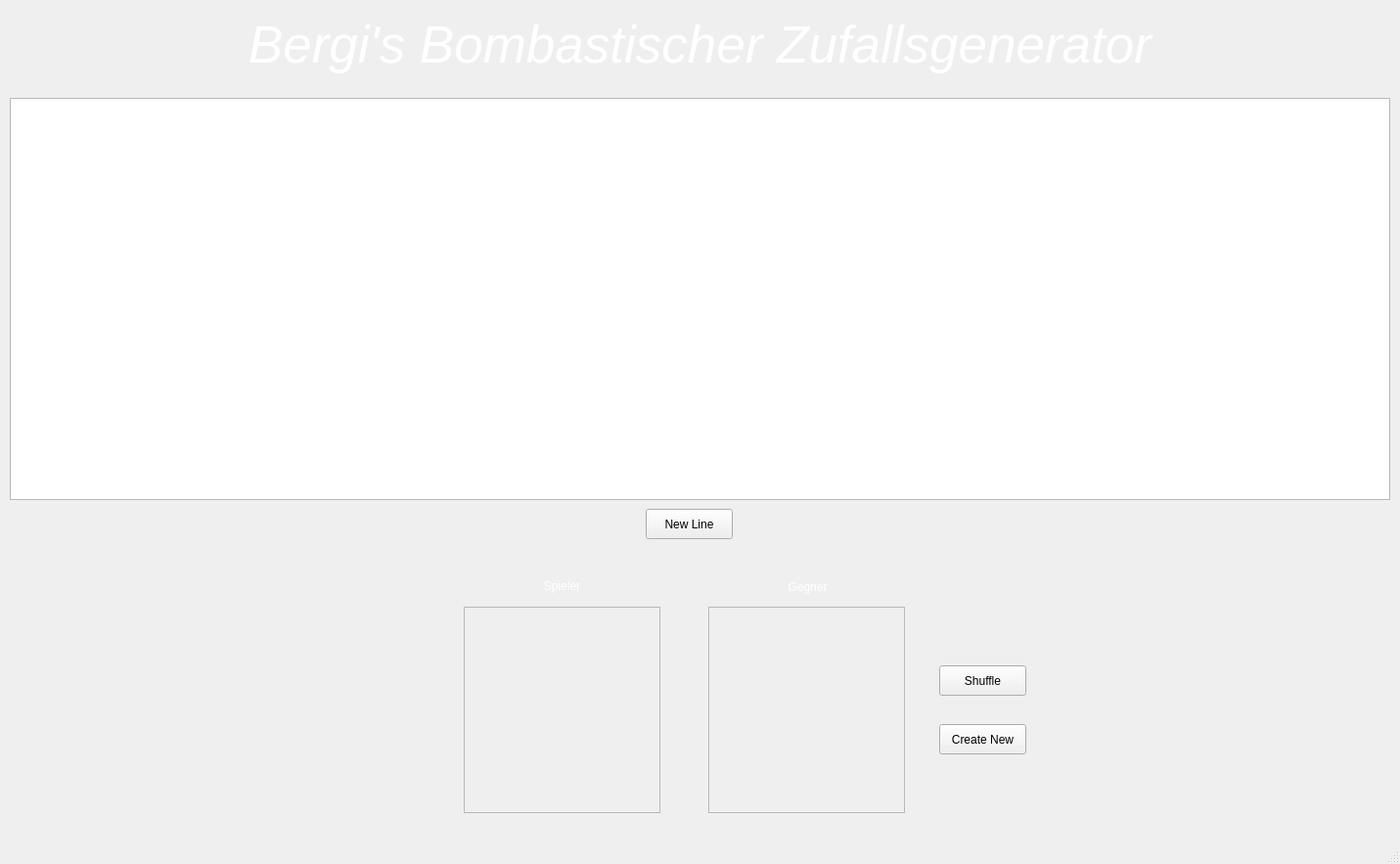
<?xml version="1.0" encoding="UTF-8"?>
<ui version="4.0">
 <class>MainWindow</class>
 <widget class="QMainWindow" name="MainWindow">
  <property name="geometry">
   <rect>
    <x>0</x>
    <y>0</y>
    <width>1431</width>
    <height>883</height>
   </rect>
  </property>
  <property name="windowTitle">
   <string>Bergi's Bombastischer Zufallsgenerator</string>
  </property>
  <widget class="QWidget" name="centralwidget">
   <widget class="QPushButton" name="create_new">
    <property name="geometry">
     <rect>
      <x>960</x>
      <y>740</y>
      <width>89</width>
      <height>31</height>
     </rect>
    </property>
    <property name="text">
     <string>Create New</string>
    </property>
   </widget>
   <widget class="QScrollArea" name="scrollarea_player">
    <property name="geometry">
     <rect>
      <x>474</x>
      <y>620</y>
      <width>201</width>
      <height>211</height>
     </rect>
    </property>
    <property name="widgetResizable">
     <bool>true</bool>
    </property>
    <widget class="QWidget" name="scrollAreaWidgetContents">
     <property name="geometry">
      <rect>
       <x>0</x>
       <y>0</y>
       <width>199</width>
       <height>209</height>
      </rect>
     </property>
     <layout class="QVBoxLayout" name="verticalLayout"/>
    </widget>
   </widget>
   <widget class="QScrollArea" name="scrollarea_npc">
    <property name="geometry">
     <rect>
      <x>724</x>
      <y>620</y>
      <width>201</width>
      <height>211</height>
     </rect>
    </property>
    <property name="widgetResizable">
     <bool>true</bool>
    </property>
    <widget class="QWidget" name="scrollAreaWidgetContents_2">
     <property name="geometry">
      <rect>
       <x>0</x>
       <y>0</y>
       <width>199</width>
       <height>209</height>
      </rect>
     </property>
     <layout class="QVBoxLayout" name="verticalLayout_2"/>
    </widget>
   </widget>
   <widget class="QPushButton" name="shuffle_button">
    <property name="geometry">
     <rect>
      <x>960</x>
      <y>680</y>
      <width>89</width>
      <height>31</height>
     </rect>
    </property>
    <property name="text">
     <string>Shuffle</string>
    </property>
   </widget>
   <widget class="QTableWidget" name="output_table">
    <property name="geometry">
     <rect>
      <x>10</x>
      <y>100</y>
      <width>1411</width>
      <height>411</height>
     </rect>
    </property>
    <property name="acceptDrops">
     <bool>true</bool>
    </property>
    <property name="tabKeyNavigation">
     <bool>false</bool>
    </property>
    <property name="showDropIndicator" stdset="0">
     <bool>false</bool>
    </property>
    <property name="dragEnabled">
     <bool>false</bool>
    </property>
    <property name="dragDropOverwriteMode">
     <bool>false</bool>
    </property>
    <property name="dragDropMode">
     <enum>QAbstractItemView::InternalMove</enum>
    </property>
    <property name="defaultDropAction">
     <enum>Qt::IgnoreAction</enum>
    </property>
    <property name="selectionMode">
     <enum>QAbstractItemView::NoSelection</enum>
    </property>
    <property name="selectionBehavior">
     <enum>QAbstractItemView::SelectRows</enum>
    </property>
    <property name="textElideMode">
     <enum>Qt::ElideLeft</enum>
    </property>
    <attribute name="horizontalHeaderVisible">
     <bool>true</bool>
    </attribute>
    <attribute name="horizontalHeaderCascadingSectionResizes">
     <bool>false</bool>
    </attribute>
    <attribute name="horizontalHeaderMinimumSectionSize">
     <number>100</number>
    </attribute>
    <attribute name="horizontalHeaderDefaultSectionSize">
     <number>100</number>
    </attribute>
    <attribute name="horizontalHeaderStretchLastSection">
     <bool>false</bool>
    </attribute>
    <attribute name="verticalHeaderVisible">
     <bool>false</bool>
    </attribute>
    <attribute name="verticalHeaderMinimumSectionSize">
     <number>30</number>
    </attribute>
   </widget>
   <widget class="QLabel" name="label">
    <property name="geometry">
     <rect>
      <x>474</x>
      <y>590</y>
      <width>201</width>
      <height>17</height>
     </rect>
    </property>
    <property name="palette">
     <palette>
      <active>
       <colorrole role="WindowText">
        <brush brushstyle="SolidPattern">
         <color alpha="255">
          <red>255</red>
          <green>255</green>
          <blue>255</blue>
         </color>
        </brush>
       </colorrole>
       <colorrole role="Button">
        <brush brushstyle="SolidPattern">
         <color alpha="255">
          <red>255</red>
          <green>255</green>
          <blue>255</blue>
         </color>
        </brush>
       </colorrole>
       <colorrole role="Light">
        <brush brushstyle="SolidPattern">
         <color alpha="255">
          <red>255</red>
          <green>255</green>
          <blue>255</blue>
         </color>
        </brush>
       </colorrole>
       <colorrole role="Midlight">
        <brush brushstyle="SolidPattern">
         <color alpha="255">
          <red>255</red>
          <green>255</green>
          <blue>255</blue>
         </color>
        </brush>
       </colorrole>
       <colorrole role="Dark">
        <brush brushstyle="SolidPattern">
         <color alpha="255">
          <red>127</red>
          <green>127</green>
          <blue>127</blue>
         </color>
        </brush>
       </colorrole>
       <colorrole role="Mid">
        <brush brushstyle="SolidPattern">
         <color alpha="255">
          <red>170</red>
          <green>170</green>
          <blue>170</blue>
         </color>
        </brush>
       </colorrole>
       <colorrole role="Text">
        <brush brushstyle="SolidPattern">
         <color alpha="255">
          <red>0</red>
          <green>0</green>
          <blue>0</blue>
         </color>
        </brush>
       </colorrole>
       <colorrole role="BrightText">
        <brush brushstyle="SolidPattern">
         <color alpha="255">
          <red>255</red>
          <green>255</green>
          <blue>255</blue>
         </color>
        </brush>
       </colorrole>
       <colorrole role="ButtonText">
        <brush brushstyle="SolidPattern">
         <color alpha="255">
          <red>0</red>
          <green>0</green>
          <blue>0</blue>
         </color>
        </brush>
       </colorrole>
       <colorrole role="Base">
        <brush brushstyle="SolidPattern">
         <color alpha="255">
          <red>255</red>
          <green>255</green>
          <blue>255</blue>
         </color>
        </brush>
       </colorrole>
       <colorrole role="Window">
        <brush brushstyle="SolidPattern">
         <color alpha="255">
          <red>255</red>
          <green>255</green>
          <blue>255</blue>
         </color>
        </brush>
       </colorrole>
       <colorrole role="Shadow">
        <brush brushstyle="SolidPattern">
         <color alpha="255">
          <red>0</red>
          <green>0</green>
          <blue>0</blue>
         </color>
        </brush>
       </colorrole>
       <colorrole role="AlternateBase">
        <brush brushstyle="SolidPattern">
         <color alpha="255">
          <red>255</red>
          <green>255</green>
          <blue>255</blue>
         </color>
        </brush>
       </colorrole>
       <colorrole role="ToolTipBase">
        <brush brushstyle="SolidPattern">
         <color alpha="255">
          <red>255</red>
          <green>255</green>
          <blue>220</blue>
         </color>
        </brush>
       </colorrole>
       <colorrole role="ToolTipText">
        <brush brushstyle="SolidPattern">
         <color alpha="255">
          <red>0</red>
          <green>0</green>
          <blue>0</blue>
         </color>
        </brush>
       </colorrole>
       <colorrole role="PlaceholderText">
        <brush brushstyle="SolidPattern">
         <color alpha="128">
          <red>0</red>
          <green>0</green>
          <blue>0</blue>
         </color>
        </brush>
       </colorrole>
      </active>
      <inactive>
       <colorrole role="WindowText">
        <brush brushstyle="SolidPattern">
         <color alpha="255">
          <red>255</red>
          <green>255</green>
          <blue>255</blue>
         </color>
        </brush>
       </colorrole>
       <colorrole role="Button">
        <brush brushstyle="SolidPattern">
         <color alpha="255">
          <red>255</red>
          <green>255</green>
          <blue>255</blue>
         </color>
        </brush>
       </colorrole>
       <colorrole role="Light">
        <brush brushstyle="SolidPattern">
         <color alpha="255">
          <red>255</red>
          <green>255</green>
          <blue>255</blue>
         </color>
        </brush>
       </colorrole>
       <colorrole role="Midlight">
        <brush brushstyle="SolidPattern">
         <color alpha="255">
          <red>255</red>
          <green>255</green>
          <blue>255</blue>
         </color>
        </brush>
       </colorrole>
       <colorrole role="Dark">
        <brush brushstyle="SolidPattern">
         <color alpha="255">
          <red>127</red>
          <green>127</green>
          <blue>127</blue>
         </color>
        </brush>
       </colorrole>
       <colorrole role="Mid">
        <brush brushstyle="SolidPattern">
         <color alpha="255">
          <red>170</red>
          <green>170</green>
          <blue>170</blue>
         </color>
        </brush>
       </colorrole>
       <colorrole role="Text">
        <brush brushstyle="SolidPattern">
         <color alpha="255">
          <red>0</red>
          <green>0</green>
          <blue>0</blue>
         </color>
        </brush>
       </colorrole>
       <colorrole role="BrightText">
        <brush brushstyle="SolidPattern">
         <color alpha="255">
          <red>255</red>
          <green>255</green>
          <blue>255</blue>
         </color>
        </brush>
       </colorrole>
       <colorrole role="ButtonText">
        <brush brushstyle="SolidPattern">
         <color alpha="255">
          <red>0</red>
          <green>0</green>
          <blue>0</blue>
         </color>
        </brush>
       </colorrole>
       <colorrole role="Base">
        <brush brushstyle="SolidPattern">
         <color alpha="255">
          <red>255</red>
          <green>255</green>
          <blue>255</blue>
         </color>
        </brush>
       </colorrole>
       <colorrole role="Window">
        <brush brushstyle="SolidPattern">
         <color alpha="255">
          <red>255</red>
          <green>255</green>
          <blue>255</blue>
         </color>
        </brush>
       </colorrole>
       <colorrole role="Shadow">
        <brush brushstyle="SolidPattern">
         <color alpha="255">
          <red>0</red>
          <green>0</green>
          <blue>0</blue>
         </color>
        </brush>
       </colorrole>
       <colorrole role="AlternateBase">
        <brush brushstyle="SolidPattern">
         <color alpha="255">
          <red>255</red>
          <green>255</green>
          <blue>255</blue>
         </color>
        </brush>
       </colorrole>
       <colorrole role="ToolTipBase">
        <brush brushstyle="SolidPattern">
         <color alpha="255">
          <red>255</red>
          <green>255</green>
          <blue>220</blue>
         </color>
        </brush>
       </colorrole>
       <colorrole role="ToolTipText">
        <brush brushstyle="SolidPattern">
         <color alpha="255">
          <red>0</red>
          <green>0</green>
          <blue>0</blue>
         </color>
        </brush>
       </colorrole>
       <colorrole role="PlaceholderText">
        <brush brushstyle="SolidPattern">
         <color alpha="128">
          <red>0</red>
          <green>0</green>
          <blue>0</blue>
         </color>
        </brush>
       </colorrole>
      </inactive>
      <disabled>
       <colorrole role="WindowText">
        <brush brushstyle="SolidPattern">
         <color alpha="255">
          <red>127</red>
          <green>127</green>
          <blue>127</blue>
         </color>
        </brush>
       </colorrole>
       <colorrole role="Button">
        <brush brushstyle="SolidPattern">
         <color alpha="255">
          <red>255</red>
          <green>255</green>
          <blue>255</blue>
         </color>
        </brush>
       </colorrole>
       <colorrole role="Light">
        <brush brushstyle="SolidPattern">
         <color alpha="255">
          <red>255</red>
          <green>255</green>
          <blue>255</blue>
         </color>
        </brush>
       </colorrole>
       <colorrole role="Midlight">
        <brush brushstyle="SolidPattern">
         <color alpha="255">
          <red>255</red>
          <green>255</green>
          <blue>255</blue>
         </color>
        </brush>
       </colorrole>
       <colorrole role="Dark">
        <brush brushstyle="SolidPattern">
         <color alpha="255">
          <red>127</red>
          <green>127</green>
          <blue>127</blue>
         </color>
        </brush>
       </colorrole>
       <colorrole role="Mid">
        <brush brushstyle="SolidPattern">
         <color alpha="255">
          <red>170</red>
          <green>170</green>
          <blue>170</blue>
         </color>
        </brush>
       </colorrole>
       <colorrole role="Text">
        <brush brushstyle="SolidPattern">
         <color alpha="255">
          <red>127</red>
          <green>127</green>
          <blue>127</blue>
         </color>
        </brush>
       </colorrole>
       <colorrole role="BrightText">
        <brush brushstyle="SolidPattern">
         <color alpha="255">
          <red>255</red>
          <green>255</green>
          <blue>255</blue>
         </color>
        </brush>
       </colorrole>
       <colorrole role="ButtonText">
        <brush brushstyle="SolidPattern">
         <color alpha="255">
          <red>127</red>
          <green>127</green>
          <blue>127</blue>
         </color>
        </brush>
       </colorrole>
       <colorrole role="Base">
        <brush brushstyle="SolidPattern">
         <color alpha="255">
          <red>255</red>
          <green>255</green>
          <blue>255</blue>
         </color>
        </brush>
       </colorrole>
       <colorrole role="Window">
        <brush brushstyle="SolidPattern">
         <color alpha="255">
          <red>255</red>
          <green>255</green>
          <blue>255</blue>
         </color>
        </brush>
       </colorrole>
       <colorrole role="Shadow">
        <brush brushstyle="SolidPattern">
         <color alpha="255">
          <red>0</red>
          <green>0</green>
          <blue>0</blue>
         </color>
        </brush>
       </colorrole>
       <colorrole role="AlternateBase">
        <brush brushstyle="SolidPattern">
         <color alpha="255">
          <red>255</red>
          <green>255</green>
          <blue>255</blue>
         </color>
        </brush>
       </colorrole>
       <colorrole role="ToolTipBase">
        <brush brushstyle="SolidPattern">
         <color alpha="255">
          <red>255</red>
          <green>255</green>
          <blue>220</blue>
         </color>
        </brush>
       </colorrole>
       <colorrole role="ToolTipText">
        <brush brushstyle="SolidPattern">
         <color alpha="255">
          <red>0</red>
          <green>0</green>
          <blue>0</blue>
         </color>
        </brush>
       </colorrole>
       <colorrole role="PlaceholderText">
        <brush brushstyle="SolidPattern">
         <color alpha="128">
          <red>0</red>
          <green>0</green>
          <blue>0</blue>
         </color>
        </brush>
       </colorrole>
      </disabled>
     </palette>
    </property>
    <property name="text">
     <string>Spieler</string>
    </property>
    <property name="alignment">
     <set>Qt::AlignCenter</set>
    </property>
   </widget>
   <widget class="QLabel" name="label_2">
    <property name="geometry">
     <rect>
      <x>730</x>
      <y>590</y>
      <width>191</width>
      <height>20</height>
     </rect>
    </property>
    <property name="palette">
     <palette>
      <active>
       <colorrole role="WindowText">
        <brush brushstyle="SolidPattern">
         <color alpha="255">
          <red>255</red>
          <green>255</green>
          <blue>255</blue>
         </color>
        </brush>
       </colorrole>
       <colorrole role="Button">
        <brush brushstyle="SolidPattern">
         <color alpha="255">
          <red>255</red>
          <green>255</green>
          <blue>255</blue>
         </color>
        </brush>
       </colorrole>
       <colorrole role="Light">
        <brush brushstyle="SolidPattern">
         <color alpha="255">
          <red>255</red>
          <green>255</green>
          <blue>255</blue>
         </color>
        </brush>
       </colorrole>
       <colorrole role="Midlight">
        <brush brushstyle="SolidPattern">
         <color alpha="255">
          <red>255</red>
          <green>255</green>
          <blue>255</blue>
         </color>
        </brush>
       </colorrole>
       <colorrole role="Dark">
        <brush brushstyle="SolidPattern">
         <color alpha="255">
          <red>127</red>
          <green>127</green>
          <blue>127</blue>
         </color>
        </brush>
       </colorrole>
       <colorrole role="Mid">
        <brush brushstyle="SolidPattern">
         <color alpha="255">
          <red>170</red>
          <green>170</green>
          <blue>170</blue>
         </color>
        </brush>
       </colorrole>
       <colorrole role="Text">
        <brush brushstyle="SolidPattern">
         <color alpha="255">
          <red>0</red>
          <green>0</green>
          <blue>0</blue>
         </color>
        </brush>
       </colorrole>
       <colorrole role="BrightText">
        <brush brushstyle="SolidPattern">
         <color alpha="255">
          <red>255</red>
          <green>255</green>
          <blue>255</blue>
         </color>
        </brush>
       </colorrole>
       <colorrole role="ButtonText">
        <brush brushstyle="SolidPattern">
         <color alpha="255">
          <red>0</red>
          <green>0</green>
          <blue>0</blue>
         </color>
        </brush>
       </colorrole>
       <colorrole role="Base">
        <brush brushstyle="SolidPattern">
         <color alpha="255">
          <red>255</red>
          <green>255</green>
          <blue>255</blue>
         </color>
        </brush>
       </colorrole>
       <colorrole role="Window">
        <brush brushstyle="SolidPattern">
         <color alpha="255">
          <red>255</red>
          <green>255</green>
          <blue>255</blue>
         </color>
        </brush>
       </colorrole>
       <colorrole role="Shadow">
        <brush brushstyle="SolidPattern">
         <color alpha="255">
          <red>0</red>
          <green>0</green>
          <blue>0</blue>
         </color>
        </brush>
       </colorrole>
       <colorrole role="AlternateBase">
        <brush brushstyle="SolidPattern">
         <color alpha="255">
          <red>255</red>
          <green>255</green>
          <blue>255</blue>
         </color>
        </brush>
       </colorrole>
       <colorrole role="ToolTipBase">
        <brush brushstyle="SolidPattern">
         <color alpha="255">
          <red>255</red>
          <green>255</green>
          <blue>220</blue>
         </color>
        </brush>
       </colorrole>
       <colorrole role="ToolTipText">
        <brush brushstyle="SolidPattern">
         <color alpha="255">
          <red>0</red>
          <green>0</green>
          <blue>0</blue>
         </color>
        </brush>
       </colorrole>
       <colorrole role="PlaceholderText">
        <brush brushstyle="SolidPattern">
         <color alpha="128">
          <red>0</red>
          <green>0</green>
          <blue>0</blue>
         </color>
        </brush>
       </colorrole>
      </active>
      <inactive>
       <colorrole role="WindowText">
        <brush brushstyle="SolidPattern">
         <color alpha="255">
          <red>255</red>
          <green>255</green>
          <blue>255</blue>
         </color>
        </brush>
       </colorrole>
       <colorrole role="Button">
        <brush brushstyle="SolidPattern">
         <color alpha="255">
          <red>255</red>
          <green>255</green>
          <blue>255</blue>
         </color>
        </brush>
       </colorrole>
       <colorrole role="Light">
        <brush brushstyle="SolidPattern">
         <color alpha="255">
          <red>255</red>
          <green>255</green>
          <blue>255</blue>
         </color>
        </brush>
       </colorrole>
       <colorrole role="Midlight">
        <brush brushstyle="SolidPattern">
         <color alpha="255">
          <red>255</red>
          <green>255</green>
          <blue>255</blue>
         </color>
        </brush>
       </colorrole>
       <colorrole role="Dark">
        <brush brushstyle="SolidPattern">
         <color alpha="255">
          <red>127</red>
          <green>127</green>
          <blue>127</blue>
         </color>
        </brush>
       </colorrole>
       <colorrole role="Mid">
        <brush brushstyle="SolidPattern">
         <color alpha="255">
          <red>170</red>
          <green>170</green>
          <blue>170</blue>
         </color>
        </brush>
       </colorrole>
       <colorrole role="Text">
        <brush brushstyle="SolidPattern">
         <color alpha="255">
          <red>0</red>
          <green>0</green>
          <blue>0</blue>
         </color>
        </brush>
       </colorrole>
       <colorrole role="BrightText">
        <brush brushstyle="SolidPattern">
         <color alpha="255">
          <red>255</red>
          <green>255</green>
          <blue>255</blue>
         </color>
        </brush>
       </colorrole>
       <colorrole role="ButtonText">
        <brush brushstyle="SolidPattern">
         <color alpha="255">
          <red>0</red>
          <green>0</green>
          <blue>0</blue>
         </color>
        </brush>
       </colorrole>
       <colorrole role="Base">
        <brush brushstyle="SolidPattern">
         <color alpha="255">
          <red>255</red>
          <green>255</green>
          <blue>255</blue>
         </color>
        </brush>
       </colorrole>
       <colorrole role="Window">
        <brush brushstyle="SolidPattern">
         <color alpha="255">
          <red>255</red>
          <green>255</green>
          <blue>255</blue>
         </color>
        </brush>
       </colorrole>
       <colorrole role="Shadow">
        <brush brushstyle="SolidPattern">
         <color alpha="255">
          <red>0</red>
          <green>0</green>
          <blue>0</blue>
         </color>
        </brush>
       </colorrole>
       <colorrole role="AlternateBase">
        <brush brushstyle="SolidPattern">
         <color alpha="255">
          <red>255</red>
          <green>255</green>
          <blue>255</blue>
         </color>
        </brush>
       </colorrole>
       <colorrole role="ToolTipBase">
        <brush brushstyle="SolidPattern">
         <color alpha="255">
          <red>255</red>
          <green>255</green>
          <blue>220</blue>
         </color>
        </brush>
       </colorrole>
       <colorrole role="ToolTipText">
        <brush brushstyle="SolidPattern">
         <color alpha="255">
          <red>0</red>
          <green>0</green>
          <blue>0</blue>
         </color>
        </brush>
       </colorrole>
       <colorrole role="PlaceholderText">
        <brush brushstyle="SolidPattern">
         <color alpha="128">
          <red>0</red>
          <green>0</green>
          <blue>0</blue>
         </color>
        </brush>
       </colorrole>
      </inactive>
      <disabled>
       <colorrole role="WindowText">
        <brush brushstyle="SolidPattern">
         <color alpha="255">
          <red>127</red>
          <green>127</green>
          <blue>127</blue>
         </color>
        </brush>
       </colorrole>
       <colorrole role="Button">
        <brush brushstyle="SolidPattern">
         <color alpha="255">
          <red>255</red>
          <green>255</green>
          <blue>255</blue>
         </color>
        </brush>
       </colorrole>
       <colorrole role="Light">
        <brush brushstyle="SolidPattern">
         <color alpha="255">
          <red>255</red>
          <green>255</green>
          <blue>255</blue>
         </color>
        </brush>
       </colorrole>
       <colorrole role="Midlight">
        <brush brushstyle="SolidPattern">
         <color alpha="255">
          <red>255</red>
          <green>255</green>
          <blue>255</blue>
         </color>
        </brush>
       </colorrole>
       <colorrole role="Dark">
        <brush brushstyle="SolidPattern">
         <color alpha="255">
          <red>127</red>
          <green>127</green>
          <blue>127</blue>
         </color>
        </brush>
       </colorrole>
       <colorrole role="Mid">
        <brush brushstyle="SolidPattern">
         <color alpha="255">
          <red>170</red>
          <green>170</green>
          <blue>170</blue>
         </color>
        </brush>
       </colorrole>
       <colorrole role="Text">
        <brush brushstyle="SolidPattern">
         <color alpha="255">
          <red>127</red>
          <green>127</green>
          <blue>127</blue>
         </color>
        </brush>
       </colorrole>
       <colorrole role="BrightText">
        <brush brushstyle="SolidPattern">
         <color alpha="255">
          <red>255</red>
          <green>255</green>
          <blue>255</blue>
         </color>
        </brush>
       </colorrole>
       <colorrole role="ButtonText">
        <brush brushstyle="SolidPattern">
         <color alpha="255">
          <red>127</red>
          <green>127</green>
          <blue>127</blue>
         </color>
        </brush>
       </colorrole>
       <colorrole role="Base">
        <brush brushstyle="SolidPattern">
         <color alpha="255">
          <red>255</red>
          <green>255</green>
          <blue>255</blue>
         </color>
        </brush>
       </colorrole>
       <colorrole role="Window">
        <brush brushstyle="SolidPattern">
         <color alpha="255">
          <red>255</red>
          <green>255</green>
          <blue>255</blue>
         </color>
        </brush>
       </colorrole>
       <colorrole role="Shadow">
        <brush brushstyle="SolidPattern">
         <color alpha="255">
          <red>0</red>
          <green>0</green>
          <blue>0</blue>
         </color>
        </brush>
       </colorrole>
       <colorrole role="AlternateBase">
        <brush brushstyle="SolidPattern">
         <color alpha="255">
          <red>255</red>
          <green>255</green>
          <blue>255</blue>
         </color>
        </brush>
       </colorrole>
       <colorrole role="ToolTipBase">
        <brush brushstyle="SolidPattern">
         <color alpha="255">
          <red>255</red>
          <green>255</green>
          <blue>220</blue>
         </color>
        </brush>
       </colorrole>
       <colorrole role="ToolTipText">
        <brush brushstyle="SolidPattern">
         <color alpha="255">
          <red>0</red>
          <green>0</green>
          <blue>0</blue>
         </color>
        </brush>
       </colorrole>
       <colorrole role="PlaceholderText">
        <brush brushstyle="SolidPattern">
         <color alpha="128">
          <red>0</red>
          <green>0</green>
          <blue>0</blue>
         </color>
        </brush>
       </colorrole>
      </disabled>
     </palette>
    </property>
    <property name="text">
     <string>Gegner</string>
    </property>
    <property name="alignment">
     <set>Qt::AlignCenter</set>
    </property>
   </widget>
   <widget class="QLabel" name="label_3">
    <property name="geometry">
     <rect>
      <x>20</x>
      <y>0</y>
      <width>1391</width>
      <height>91</height>
     </rect>
    </property>
    <property name="palette">
     <palette>
      <active>
       <colorrole role="WindowText">
        <brush brushstyle="SolidPattern">
         <color alpha="255">
          <red>255</red>
          <green>255</green>
          <blue>255</blue>
         </color>
        </brush>
       </colorrole>
       <colorrole role="Button">
        <brush brushstyle="SolidPattern">
         <color alpha="255">
          <red>255</red>
          <green>255</green>
          <blue>255</blue>
         </color>
        </brush>
       </colorrole>
       <colorrole role="Light">
        <brush brushstyle="SolidPattern">
         <color alpha="255">
          <red>255</red>
          <green>255</green>
          <blue>255</blue>
         </color>
        </brush>
       </colorrole>
       <colorrole role="Midlight">
        <brush brushstyle="SolidPattern">
         <color alpha="255">
          <red>255</red>
          <green>255</green>
          <blue>255</blue>
         </color>
        </brush>
       </colorrole>
       <colorrole role="Dark">
        <brush brushstyle="SolidPattern">
         <color alpha="255">
          <red>127</red>
          <green>127</green>
          <blue>127</blue>
         </color>
        </brush>
       </colorrole>
       <colorrole role="Mid">
        <brush brushstyle="SolidPattern">
         <color alpha="255">
          <red>170</red>
          <green>170</green>
          <blue>170</blue>
         </color>
        </brush>
       </colorrole>
       <colorrole role="Text">
        <brush brushstyle="SolidPattern">
         <color alpha="255">
          <red>0</red>
          <green>0</green>
          <blue>0</blue>
         </color>
        </brush>
       </colorrole>
       <colorrole role="BrightText">
        <brush brushstyle="SolidPattern">
         <color alpha="255">
          <red>255</red>
          <green>255</green>
          <blue>255</blue>
         </color>
        </brush>
       </colorrole>
       <colorrole role="ButtonText">
        <brush brushstyle="SolidPattern">
         <color alpha="255">
          <red>0</red>
          <green>0</green>
          <blue>0</blue>
         </color>
        </brush>
       </colorrole>
       <colorrole role="Base">
        <brush brushstyle="SolidPattern">
         <color alpha="255">
          <red>255</red>
          <green>255</green>
          <blue>255</blue>
         </color>
        </brush>
       </colorrole>
       <colorrole role="Window">
        <brush brushstyle="SolidPattern">
         <color alpha="255">
          <red>255</red>
          <green>255</green>
          <blue>255</blue>
         </color>
        </brush>
       </colorrole>
       <colorrole role="Shadow">
        <brush brushstyle="SolidPattern">
         <color alpha="255">
          <red>0</red>
          <green>0</green>
          <blue>0</blue>
         </color>
        </brush>
       </colorrole>
       <colorrole role="AlternateBase">
        <brush brushstyle="SolidPattern">
         <color alpha="255">
          <red>255</red>
          <green>255</green>
          <blue>255</blue>
         </color>
        </brush>
       </colorrole>
       <colorrole role="ToolTipBase">
        <brush brushstyle="SolidPattern">
         <color alpha="255">
          <red>255</red>
          <green>255</green>
          <blue>220</blue>
         </color>
        </brush>
       </colorrole>
       <colorrole role="ToolTipText">
        <brush brushstyle="SolidPattern">
         <color alpha="255">
          <red>0</red>
          <green>0</green>
          <blue>0</blue>
         </color>
        </brush>
       </colorrole>
       <colorrole role="PlaceholderText">
        <brush brushstyle="SolidPattern">
         <color alpha="128">
          <red>0</red>
          <green>0</green>
          <blue>0</blue>
         </color>
        </brush>
       </colorrole>
      </active>
      <inactive>
       <colorrole role="WindowText">
        <brush brushstyle="SolidPattern">
         <color alpha="255">
          <red>255</red>
          <green>255</green>
          <blue>255</blue>
         </color>
        </brush>
       </colorrole>
       <colorrole role="Button">
        <brush brushstyle="SolidPattern">
         <color alpha="255">
          <red>255</red>
          <green>255</green>
          <blue>255</blue>
         </color>
        </brush>
       </colorrole>
       <colorrole role="Light">
        <brush brushstyle="SolidPattern">
         <color alpha="255">
          <red>255</red>
          <green>255</green>
          <blue>255</blue>
         </color>
        </brush>
       </colorrole>
       <colorrole role="Midlight">
        <brush brushstyle="SolidPattern">
         <color alpha="255">
          <red>255</red>
          <green>255</green>
          <blue>255</blue>
         </color>
        </brush>
       </colorrole>
       <colorrole role="Dark">
        <brush brushstyle="SolidPattern">
         <color alpha="255">
          <red>127</red>
          <green>127</green>
          <blue>127</blue>
         </color>
        </brush>
       </colorrole>
       <colorrole role="Mid">
        <brush brushstyle="SolidPattern">
         <color alpha="255">
          <red>170</red>
          <green>170</green>
          <blue>170</blue>
         </color>
        </brush>
       </colorrole>
       <colorrole role="Text">
        <brush brushstyle="SolidPattern">
         <color alpha="255">
          <red>0</red>
          <green>0</green>
          <blue>0</blue>
         </color>
        </brush>
       </colorrole>
       <colorrole role="BrightText">
        <brush brushstyle="SolidPattern">
         <color alpha="255">
          <red>255</red>
          <green>255</green>
          <blue>255</blue>
         </color>
        </brush>
       </colorrole>
       <colorrole role="ButtonText">
        <brush brushstyle="SolidPattern">
         <color alpha="255">
          <red>0</red>
          <green>0</green>
          <blue>0</blue>
         </color>
        </brush>
       </colorrole>
       <colorrole role="Base">
        <brush brushstyle="SolidPattern">
         <color alpha="255">
          <red>255</red>
          <green>255</green>
          <blue>255</blue>
         </color>
        </brush>
       </colorrole>
       <colorrole role="Window">
        <brush brushstyle="SolidPattern">
         <color alpha="255">
          <red>255</red>
          <green>255</green>
          <blue>255</blue>
         </color>
        </brush>
       </colorrole>
       <colorrole role="Shadow">
        <brush brushstyle="SolidPattern">
         <color alpha="255">
          <red>0</red>
          <green>0</green>
          <blue>0</blue>
         </color>
        </brush>
       </colorrole>
       <colorrole role="AlternateBase">
        <brush brushstyle="SolidPattern">
         <color alpha="255">
          <red>255</red>
          <green>255</green>
          <blue>255</blue>
         </color>
        </brush>
       </colorrole>
       <colorrole role="ToolTipBase">
        <brush brushstyle="SolidPattern">
         <color alpha="255">
          <red>255</red>
          <green>255</green>
          <blue>220</blue>
         </color>
        </brush>
       </colorrole>
       <colorrole role="ToolTipText">
        <brush brushstyle="SolidPattern">
         <color alpha="255">
          <red>0</red>
          <green>0</green>
          <blue>0</blue>
         </color>
        </brush>
       </colorrole>
       <colorrole role="PlaceholderText">
        <brush brushstyle="SolidPattern">
         <color alpha="128">
          <red>0</red>
          <green>0</green>
          <blue>0</blue>
         </color>
        </brush>
       </colorrole>
      </inactive>
      <disabled>
       <colorrole role="WindowText">
        <brush brushstyle="SolidPattern">
         <color alpha="255">
          <red>127</red>
          <green>127</green>
          <blue>127</blue>
         </color>
        </brush>
       </colorrole>
       <colorrole role="Button">
        <brush brushstyle="SolidPattern">
         <color alpha="255">
          <red>255</red>
          <green>255</green>
          <blue>255</blue>
         </color>
        </brush>
       </colorrole>
       <colorrole role="Light">
        <brush brushstyle="SolidPattern">
         <color alpha="255">
          <red>255</red>
          <green>255</green>
          <blue>255</blue>
         </color>
        </brush>
       </colorrole>
       <colorrole role="Midlight">
        <brush brushstyle="SolidPattern">
         <color alpha="255">
          <red>255</red>
          <green>255</green>
          <blue>255</blue>
         </color>
        </brush>
       </colorrole>
       <colorrole role="Dark">
        <brush brushstyle="SolidPattern">
         <color alpha="255">
          <red>127</red>
          <green>127</green>
          <blue>127</blue>
         </color>
        </brush>
       </colorrole>
       <colorrole role="Mid">
        <brush brushstyle="SolidPattern">
         <color alpha="255">
          <red>170</red>
          <green>170</green>
          <blue>170</blue>
         </color>
        </brush>
       </colorrole>
       <colorrole role="Text">
        <brush brushstyle="SolidPattern">
         <color alpha="255">
          <red>127</red>
          <green>127</green>
          <blue>127</blue>
         </color>
        </brush>
       </colorrole>
       <colorrole role="BrightText">
        <brush brushstyle="SolidPattern">
         <color alpha="255">
          <red>255</red>
          <green>255</green>
          <blue>255</blue>
         </color>
        </brush>
       </colorrole>
       <colorrole role="ButtonText">
        <brush brushstyle="SolidPattern">
         <color alpha="255">
          <red>127</red>
          <green>127</green>
          <blue>127</blue>
         </color>
        </brush>
       </colorrole>
       <colorrole role="Base">
        <brush brushstyle="SolidPattern">
         <color alpha="255">
          <red>255</red>
          <green>255</green>
          <blue>255</blue>
         </color>
        </brush>
       </colorrole>
       <colorrole role="Window">
        <brush brushstyle="SolidPattern">
         <color alpha="255">
          <red>255</red>
          <green>255</green>
          <blue>255</blue>
         </color>
        </brush>
       </colorrole>
       <colorrole role="Shadow">
        <brush brushstyle="SolidPattern">
         <color alpha="255">
          <red>0</red>
          <green>0</green>
          <blue>0</blue>
         </color>
        </brush>
       </colorrole>
       <colorrole role="AlternateBase">
        <brush brushstyle="SolidPattern">
         <color alpha="255">
          <red>255</red>
          <green>255</green>
          <blue>255</blue>
         </color>
        </brush>
       </colorrole>
       <colorrole role="ToolTipBase">
        <brush brushstyle="SolidPattern">
         <color alpha="255">
          <red>255</red>
          <green>255</green>
          <blue>220</blue>
         </color>
        </brush>
       </colorrole>
       <colorrole role="ToolTipText">
        <brush brushstyle="SolidPattern">
         <color alpha="255">
          <red>0</red>
          <green>0</green>
          <blue>0</blue>
         </color>
        </brush>
       </colorrole>
       <colorrole role="PlaceholderText">
        <brush brushstyle="SolidPattern">
         <color alpha="128">
          <red>0</red>
          <green>0</green>
          <blue>0</blue>
         </color>
        </brush>
       </colorrole>
      </disabled>
     </palette>
    </property>
    <property name="font">
     <font>
      <pointsize>40</pointsize>
      <italic>true</italic>
     </font>
    </property>
    <property name="text">
     <string>Bergi's Bombastischer Zufallsgenerator</string>
    </property>
    <property name="alignment">
     <set>Qt::AlignCenter</set>
    </property>
   </widget>
   <widget class="QPushButton" name="newline_button">
    <property name="geometry">
     <rect>
      <x>660</x>
      <y>520</y>
      <width>89</width>
      <height>31</height>
     </rect>
    </property>
    <property name="text">
     <string>New Line</string>
    </property>
   </widget>
   <widget class="QLabel" name="label_4">
    <property name="geometry">
     <rect>
      <x>0</x>
      <y>0</y>
      <width>1431</width>
      <height>831</height>
     </rect>
    </property>
    <property name="text">
     <string/>
    </property>
    <property name="pixmap">
     <pixmap>background.jpg</pixmap>
    </property>
    <property name="scaledContents">
     <bool>true</bool>
    </property>
   </widget>
   <zorder>label_4</zorder>
   <zorder>create_new</zorder>
   <zorder>scrollarea_player</zorder>
   <zorder>scrollarea_npc</zorder>
   <zorder>shuffle_button</zorder>
   <zorder>output_table</zorder>
   <zorder>label</zorder>
   <zorder>label_2</zorder>
   <zorder>label_3</zorder>
   <zorder>newline_button</zorder>
  </widget>
  <widget class="QMenuBar" name="menubar">
   <property name="geometry">
    <rect>
     <x>0</x>
     <y>0</y>
     <width>1431</width>
     <height>22</height>
    </rect>
   </property>
  </widget>
  <widget class="QStatusBar" name="statusbar"/>
 </widget>
 <resources/>
 <connections/>
</ui>
